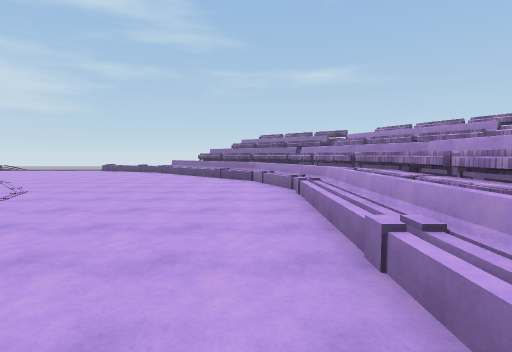
view 1 (above)

24 first-person views from a walk through a 3-D level made in the Unity game engine. The camera is 1.5 m above the floor, tilts 4° down and sees 80° across. The floor is counted in squares, 2 m on a side. Each view is taken from the middle of a square. On the plan, view 1 faces up. The plan holds only what a view shows up to about 10 squares ahead; the rest is blank. The place goes on beyond the plan. Surface patterns are stand-ins for the level's own textures.

view 2
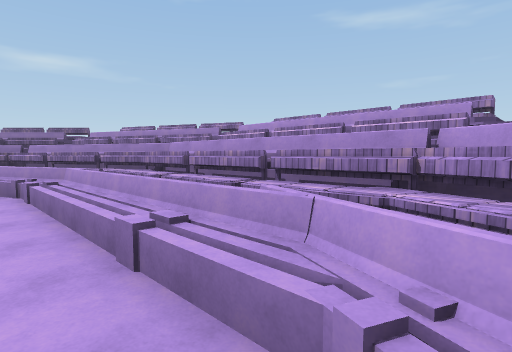

view 3
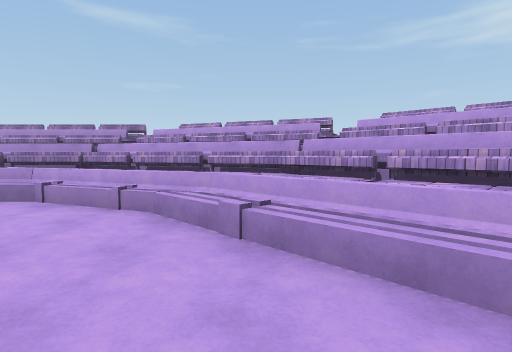

view 4
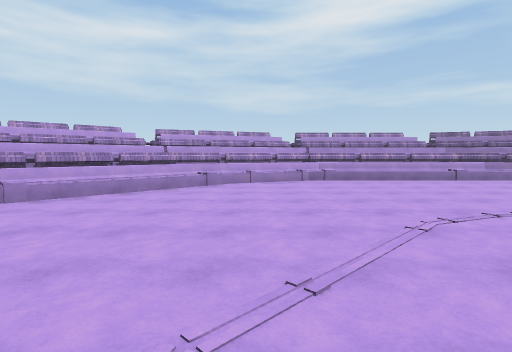

view 5
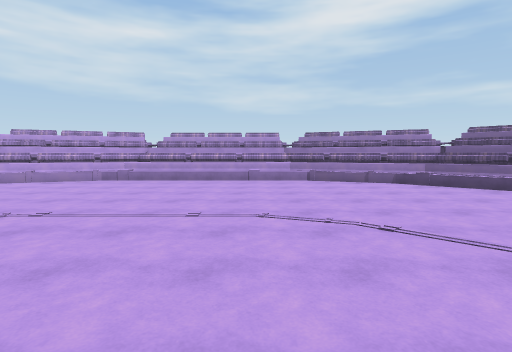

view 6
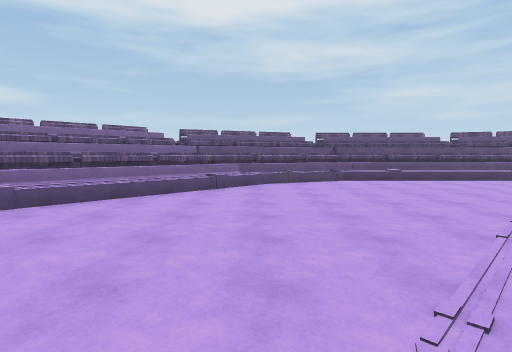

view 7
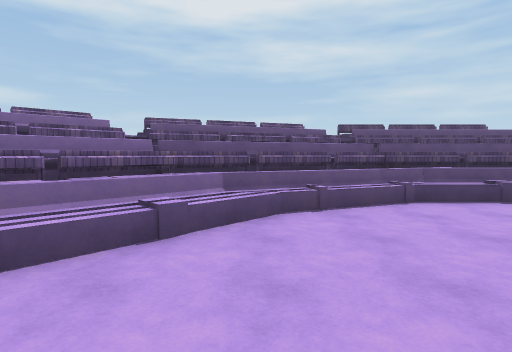

view 8
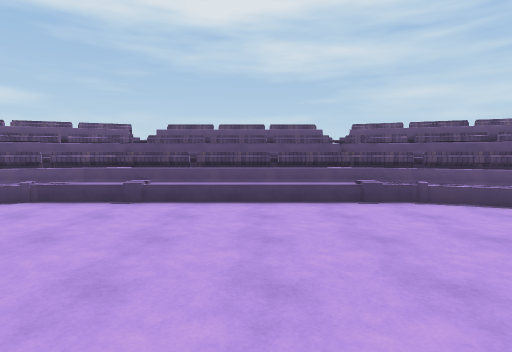

view 9
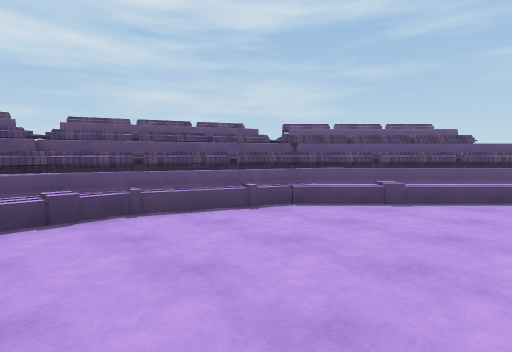

view 10
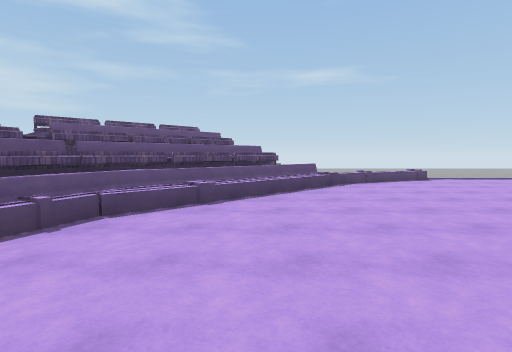

view 11
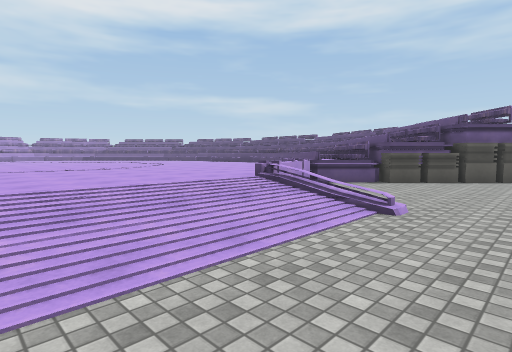

view 12
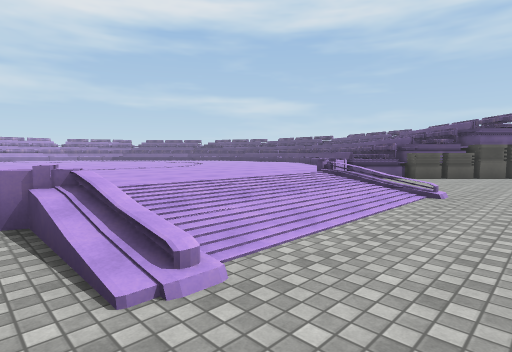

view 13
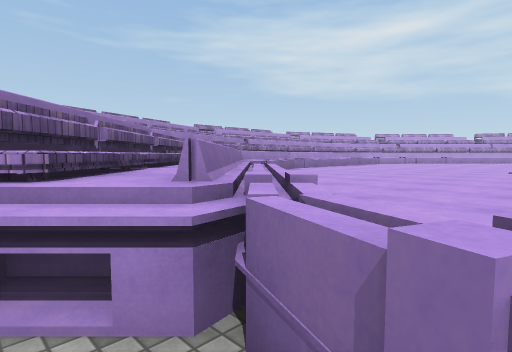

view 14
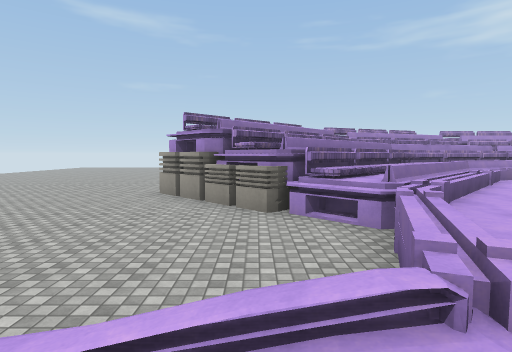

view 15
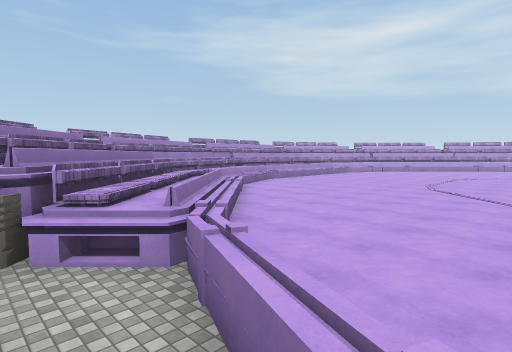

view 16
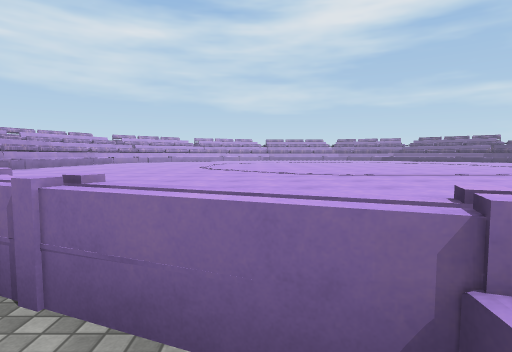

view 17
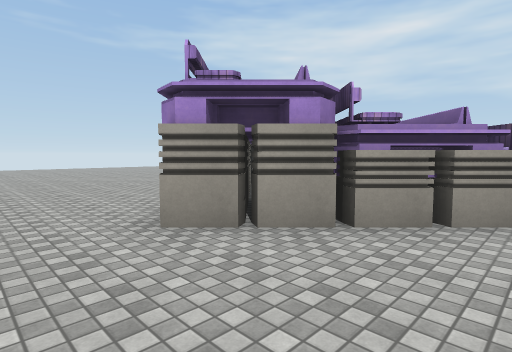

view 18
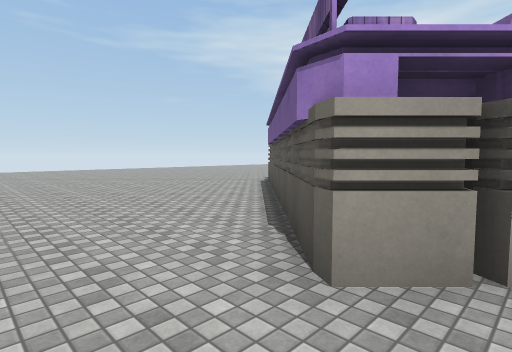

view 19
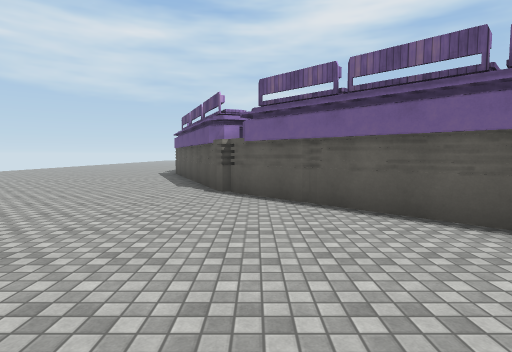

view 20
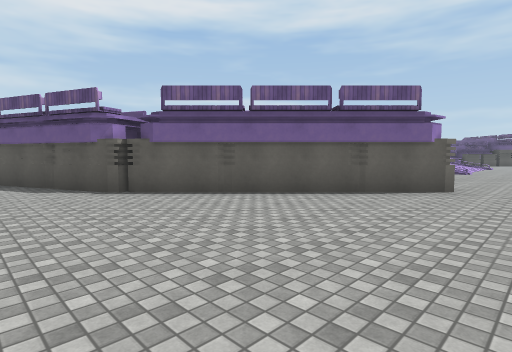

view 21
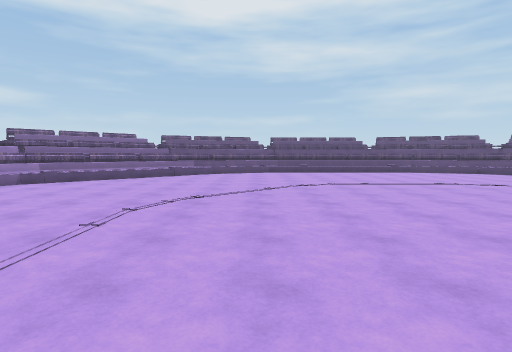

view 22
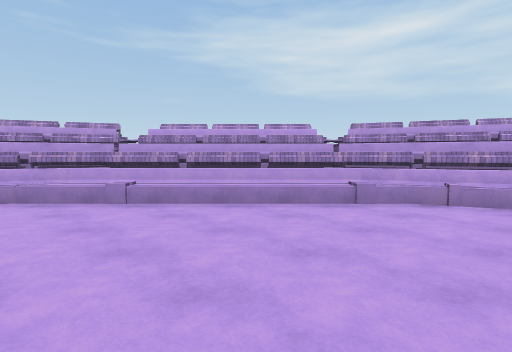

view 23
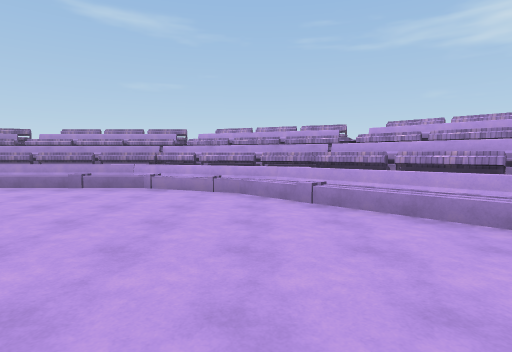

view 24
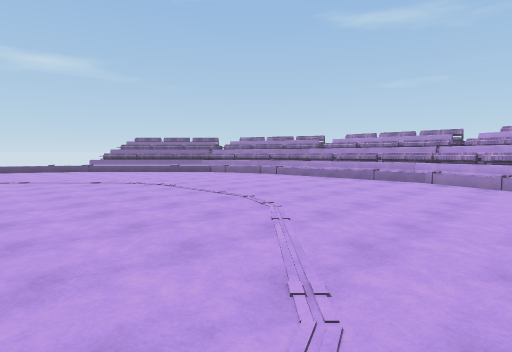

### Floor plan
Key: @ floor where view 1 was taken; # wall or solid block; . main floor; - floor 0.75 m lower than the main floor; : floor 1.5 m higher than the main floor; / step, stairs or slope; = window, fence, low wall or low ledge; O other object.
Columns run from 24 left of view 1 to 7 right of it. Each row starts with its distance up from view 1.
 19                     ------------
 18            ---------------------
 17      O------------------O-------
 16       O-----//////-----O##------
 15      OOO----//////----OOO##-----
 14     #OOO#--=/..../=--#OOO# O----
 13     OOOO#=/......../=#OOOOO#O---
 12    OOOO /............//OOOO ##--
 11     OO /..............//OO  #O--
 10  ###O//................//O#####-
  9  OOO=/................../=#####-
  8  O=O//..................//O#O O
  7 OO#=/..................../=#O
  6 #OO//..................../ OO#
  5 OOO /..................../ OOO
  4 OOO /.........   ......../ OOO
  3 OOO /.......... ........./ OO#
  2 OOO /....................//OOO
  1 #OO//....................//OO#
  0 OO# /...................@=####
 -1  O=O//..................//O#O
 -2  OOO=/................../=#:O
 -3  #O#O//................//O#O#
 -4   O:OO//..............//OO:O
 -5    OOOO /............//OOOO
 -6    OOOOO/=/......../= OOOO
 -7     #OOOO= /////////=OOOO#
 -8       O=#OO        O##=O

Where each view was taken, in squares from view 1:
view 1: 0 up, 0 right, facing up
view 2: 0 up, 0 right, facing up-right
view 3: 3 down, 4 left, facing right
view 4: 2 up, 5 left, facing down
view 5: 2 up, 11 left, facing down
view 6: 2 down, 11 left, facing left
view 7: 2 down, 15 left, facing left
view 8: 4 up, 15 left, facing left
view 9: 5 up, 16 left, facing up-left
view 10: 5 up, 17 left, facing up
view 11: 18 up, 8 left, facing down-left
view 12: 18 up, 6 left, facing down-left
view 13: 14 up, 5 left, facing down-right
view 14: 15 up, 8 left, facing right
view 15: 15 up, 7 left, facing down-right
view 16: 15 up, 6 left, facing down
view 17: 19 up, 3 left, facing down-right
view 18: 19 up, 1 left, facing down-right
view 19: 19 up, 4 right, facing down
view 20: 19 up, 7 right, facing down-left
view 21: 0 up, 7 left, facing left
view 22: 1 down, 6 left, facing down-right
view 23: 2 down, 6 left, facing right
view 24: 2 down, 8 left, facing up-right
